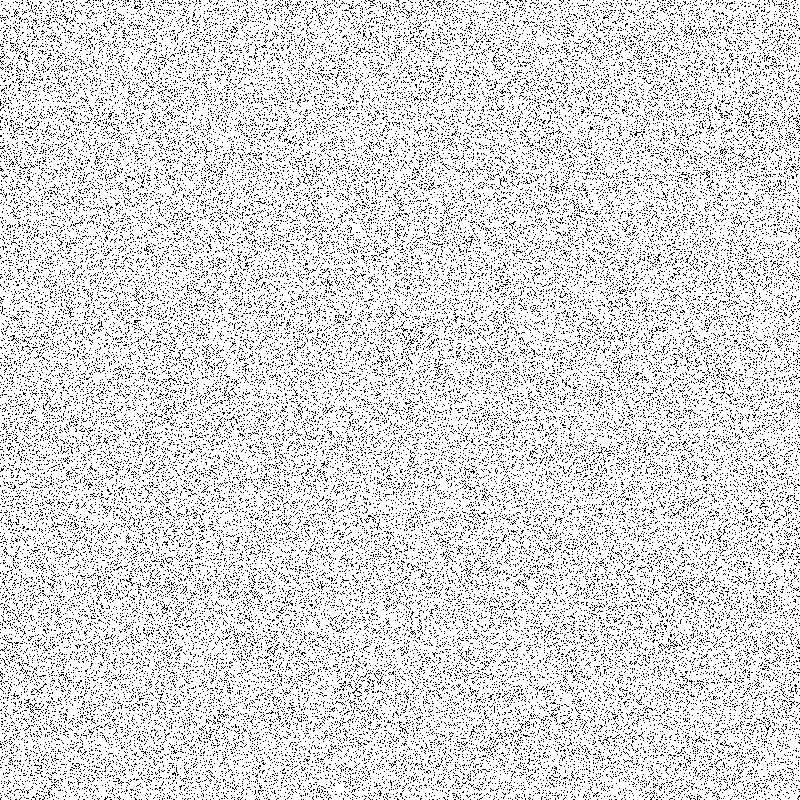
Frame 1 (no input)
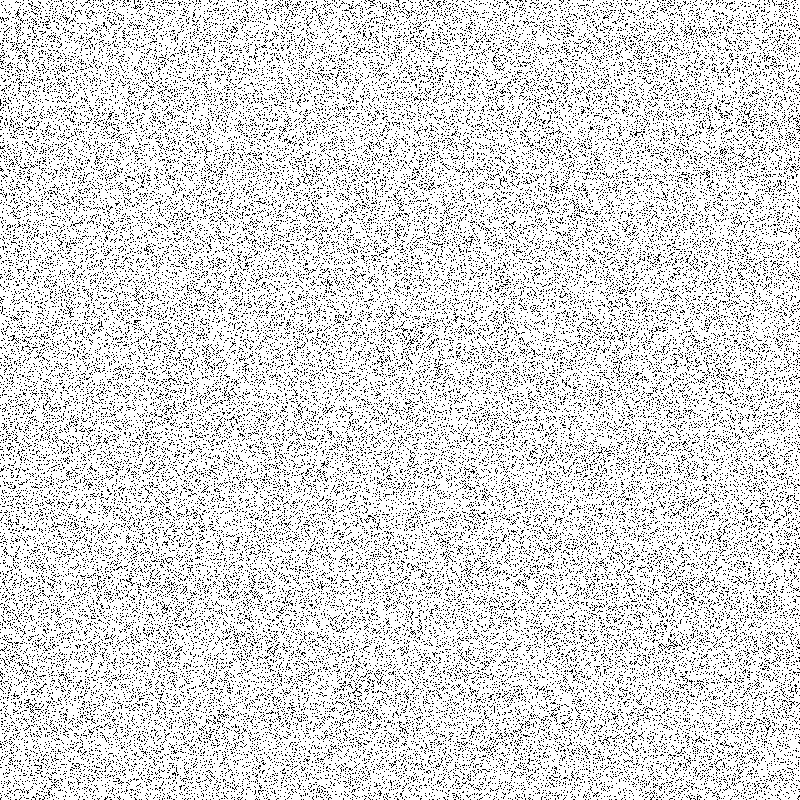
Frame 60 (the mouse pressed at the canvas centre just before this capture)
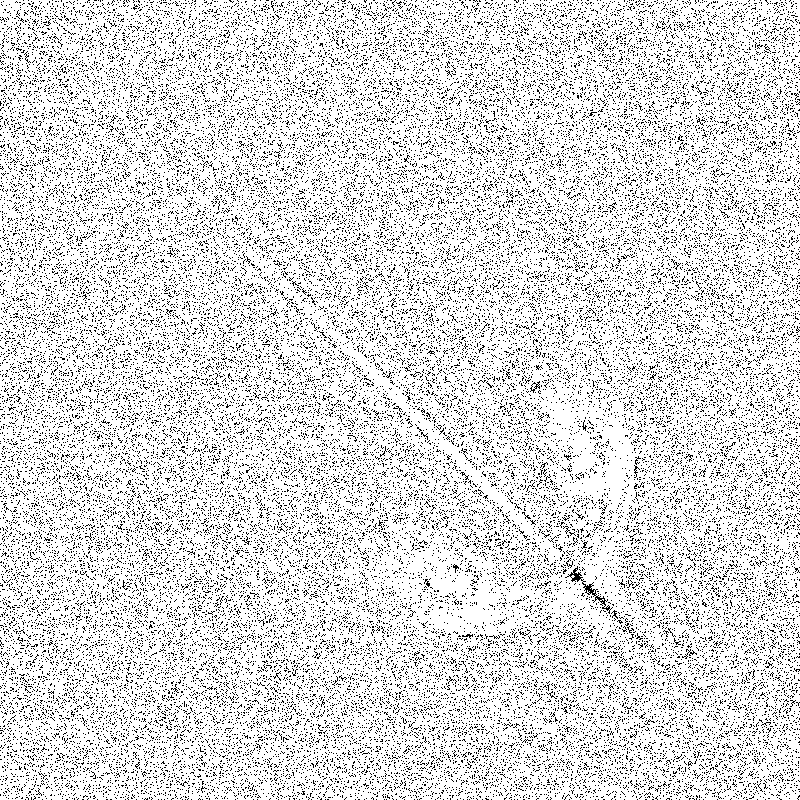
Frame 120 (the mouse held since frame 60 and released just before this capture)

The Processing sketch that drew these frames (run headless with seeded random() and noise(); from frame 60 on, the mouse is pressed at the canvas centre):

// Processing sketch: FluidParticles
// ── FluidParticles.pde
/* OpenProcessing Tweak of *@*http://www.openprocessing.org/sketch/27653*@* */
/* !do not delete the line above, required for linking your tweak if you re-upload */
NavierStokesSolver fluidSolver;
double visc, diff, limitVelocity, vScale, velocityScale;
int numParticles;

Particle[] particles;

float agePer, change;
int eR;
boolean showGrid = false;
boolean showParticles = true;

public void setup() {

  randomSeed(20);
  fluidSolver = new NavierStokesSolver();
  frameRate(60);

  size(800, 800);
  change =0.01;
  numParticles = 100000;
  particles = new Particle[numParticles];
  visc = 0.01f;
  diff = 0.25f;
  velocityScale = 16;

  limitVelocity = 200;
  colorMode(RGB, 1.);
  stroke(1);
  fill(1);
  smooth();

  initParticles();
}

private void initParticles() {
  for (int i = 0; i < numParticles - 1; i++) {
    particles[i] = new Particle();
    particles[i].x = random(1) * width;
    particles[i].y = random(1) * height;
    particles[i].partCol = 0;
  }
}

public void draw() {

  background(1);

  handleMouseMotion();
  
  //set the speed to adjust according to fluctations in the frame rate
  double dt = 1 / frameRate;
  fluidSolver.tick(dt, visc, diff);

  stroke(color(0));
  if (showGrid) {
    drawGrid();
    drawMotionVector((float) vScale * 2);
  }
  vScale = velocityScale * 60/ frameRate;
  if (showParticles)
    drawParticles();
}

private void drawParticles() {

  int n = NavierStokesSolver.N;
  float cellHeight = height / n;
  float cellWidth = width / n;

  for (Particle p : particles) {
    if (p != null) {
      int cellX = floor(p.x / cellWidth);
      int cellY = floor(p.y / cellHeight);
      // get the fluid velocity
      float dx = (float) fluidSolver.getDx(cellX, cellY);
      float dy = (float) fluidSolver.getDy(cellX, cellY);

      //distance from particle in cell to center of cell
      float lX = p.x - cellX * cellWidth - cellWidth / 2;
      float lY = p.y - cellY * cellHeight - cellHeight / 2;

      int v, h, vf, hf;

      //if distance is greater than 0 take whatever is smaller, the total number
      //horizontal/vertical cells or the current cell + 1
      if (lX > 0) {
        v = Math.min(n, cellX + 1);
        vf = 1;
      } 
      //otherwise go in the opposite direction (cell - 1)
      else {
        v = Math.min(n, cellX - 1);
        vf = -1;
      }
      
      //same for y
      if (lY > 0) {
        h = Math.min(n, cellY + 1);
        hf = 1;
      } else {
        h = Math.min(n, cellY - 1);
        hf = -1;
      }

      //lerp the velocity applied to each particle based on its distance from the center of the cell
      float dxv = (float) fluidSolver.getDx(v, cellY); //one cell ahead or behind in X dim, current Y cell
      float dxh = (float) fluidSolver.getDx(cellX, h); //current X cell, one cell ahead or behind in Y dim
      float dxvh = (float) fluidSolver.getDx(v, h); //one cell ahead or behind in both X & Y dims
      
      //take the x distance times the x direction and divide by cell width
      float xLerpAmount = vf * lX / cellWidth;
      
      //first lerp between the actual cell velocity and the velocity of the closest cell in X dim
      float lerpX0 = lerp(dx, dxv, xLerpAmount); 
      //next lerp between the velocity of the closest cell in Y dim and the velocity of the closest cell in X & Y dims
      float lerpX1 = lerp(dxh, dxvh, xLerpAmount);
      //finally lerp between both of those
      dx = lerp(lerpX0, lerpX1, xLerpAmount);
      
      //same for y
      float yLerpAmount = hf * lY / cellHeight;
      float dyv = (float) fluidSolver.getDy(v, cellY);
      float dyh = (float) fluidSolver.getDy(cellX, h);
      float dyvh = (float) fluidSolver.getDy(v, h);
      dy = lerp(lerp(dy, dyv, yLerpAmount), lerp(dyh, dyvh, yLerpAmount), yLerpAmount);
      
      //change the particle location 
      p.x += dx * vScale;
      p.y += dy * vScale;

      if (p.x < 0 || p.x >= width) {
        p.x = random(width);
      }
      if (p.y < 0 || p.y >= height) {
        p.y = random(height);
      }
      //set the pixel to a color
      int c = color(p.partCol);
      set((int) p.x, (int) p.y, c);
    }
  }
}

private void handleMouseMotion() {
  //don't let the mouse equal 0
  mouseX = max(1, mouseX);
  mouseY = max(1, mouseY);

  //get the cell dims
  int n = NavierStokesSolver.N;
  float cellHeight = height / n;
  float cellWidth = width / n;

  //whic way is our mouse going, this is our force
  double mouseDx = mouseX - pmouseX;
  double mouseDy = mouseY - pmouseY;
  
  //cell location
  int cellX = floor(mouseX / cellWidth);
  int cellY = floor(mouseY / cellHeight);

  //returns the signum function of the argument; 
  //zero if the argument is zero, 
  //1.0f if the argument is greater than zero, 
  //-1.0f if the argument is less than zero.
  //if above vel limit mult set to signum of mouse * vel limit, otherwise use mouse (i.e. -1*200 or 1*200 for direction)
  mouseDx = (abs((float) mouseDx) > limitVelocity) ? Math.signum(mouseDx) * limitVelocity : mouseDx;
  mouseDy = (abs((float) mouseDy) > limitVelocity) ? Math.signum(mouseDy) * limitVelocity : mouseDy;

  //apply force
  fluidSolver.applyForce(cellX, cellY, mouseDx, mouseDy);
}

private void drawMotionVector(float scale) {
  int n = NavierStokesSolver.N;
  float cellHeight = height / n;
  float cellWidth = width / n;
  for (int i = 0; i < n; i++) {
    for (int j = 0; j < n; j++) {
      float dx = (float) fluidSolver.getDx(i, j);
      float dy = (float) fluidSolver.getDy(i, j);

      float x = cellWidth / 2 + cellWidth * i;
      float y = cellHeight / 2 + cellHeight * j;
      dx *= scale;
      dy *= scale;

      line(x, y, x + dx, y + dy);
    }
  }
}

private void drawGrid() {
  int n = NavierStokesSolver.N;
  float cellHeight = height / n;
  float cellWidth = width / n;
  for (int i = 1; i < n; i++) {
    line(0, cellHeight * i, width, cellHeight * i);
    line(cellWidth * i, 0, cellWidth * i, height);
  }
}

public class Particle {
  public float x;
  public float y;
  public color partCol;
}

void keyPressed() {
  if (key=='g') {
    showGrid=!showGrid;
  }
  if (key=='p') {
    showParticles=!showParticles;
  }
}
// ── NavierStokesSolver.pde
/**
 * Java implementation of the Navier-Stokes-Solver from
 * http://www.dgp.toronto.edu/people/stam/reality/Research/pdf/GDC03.pdf
 *
 * further info here (GPU implementation): http://developer.download.nvidia.com/books/HTML/gpugems/gpugems_ch38.html
 */
public class NavierStokesSolver {
  final static int N = 25;
  final static int SIZE = (N + 2) * (N + 2);
  //arrays for density and velocity
  double[] u = new double[SIZE];
  double[] v = new double[SIZE];
  double[] u_prev = new double[SIZE];
  double[] v_prev = new double[SIZE];
  double[] dense = new double[SIZE];
  double[] dense_prev = new double[SIZE];

  public NavierStokesSolver() {
  }

  public double getDx(int x, int y) {
    return u[INDEX(x+1, y+1)];
  }

  public double getDy(int x, int y) {
    return v[INDEX(x+1, y+1)];
  }

  public void applyForce(int cellX, int cellY, double vx, double vy) {
    cellX += 1;
    cellY += 1;
    double dx = u[INDEX(cellX, cellY)];
    double dy = v[INDEX(cellX, cellY)];

    u[INDEX(cellX, cellY)] = (vx != 0) ? PApplet.lerp((float) vx, 
      (float) dx, 0.85f) : dx;
    v[INDEX(cellX, cellY)] = (vy != 0) ? PApplet.lerp((float) vy, 
      (float) dy, 0.85f) : dy;
  }

  void tick(double dt, double visc, double diff) {
    vel_step(u, v, u_prev, v_prev, visc, dt);
    dens_step(dense, dense_prev, u, v, diff, dt);
  }

  // function to get location in 1 dim. array
  // 1 dim arrays used instead of 2 for efficiency
  int INDEX(int i, int j) {
    return i + (N + 2) * j;
  }

  double[] tmp = new double[SIZE]; 
  void SWAP(double[] x0, double[] x) {
    System.arraycopy(x0, 0, tmp, 0, SIZE);
    System.arraycopy(x, 0, x0, 0, SIZE);
    System.arraycopy(tmp, 0, x, 0, SIZE);
  }

  //add density
  void add_source(double[] x, double[] s, double dt) {
    int i, size = (N + 2) * (N + 2);
    for (i = 0; i < size; i++)
      x[i] += dt * s[i];
  }

  //diffuse with neighboring cells, in the 4 primary directions
  void diffuse(int b, double[] x, double[] x0, double diff, double dt) {
    //Gauss-Seidel relaxation
    int i, j, k;
    // scaler: the speed * how much diffusion * our grid size
    double a = dt * diff * N * N;
    //do it 20 times
    for (k = 0; k < 20; k++) {
      for (i = 1; i <= N; i++) {
        for (j = 1; j <= N; j++) {
          //our current cell + a(our scaler) * the sum of the neighboring cells, divided by 5(num cells) * a(our scaler)
          x[INDEX(i, j)] = (x0[INDEX(i, j)] + a
            * (x[INDEX(i - 1, j)] + x[INDEX(i + 1, j)] + x[INDEX(i, j - 1)] + x[INDEX(
            i, j + 1)]))
            / (1 + 4 * a);
        }
      }
      set_bnd(b, x);
    }
  }
  
  //move things around through the liquid
  //trace direction back from previous time step advect(0, x, x0, u, v, dt); dense denseP xVel yVel speed
  void advect(int b, double[] d, double[] d0, double[] u, double[] v, double dt) {
    int i, j, i0, j0, i1, j1;
    double x, y, s0, t0, s1, t1, dt0;
    //speed time num cells in either direction (25)
    dt0 = dt * N;
    //loop through all cells
    for (i = 1; i <= N; i++) {
      for (j = 1; j <= N; j++) {
        //get the direction back to x & y locations one time step before
        //i.e. x = x - (change in time * vel)
        x = i - dt0 * u[INDEX(i, j)];
        y = j - dt0 * v[INDEX(i, j)];
        //bound x
        if (x < 0.5)
          x = 0.5;
        if (x > N + 0.5)
          x = N + 0.5;
        i0 = (int) x;
        //get x plus
        i1 = i0 + 1;
        //bound y
        if (y < 0.5)
          y = 0.5;
        if (y > N + 0.5)
          y = N + 0.5;
        j0 = (int) y;
        //get y plus
        j1 = j0 + 1;
        
        //bilinear interpolate the previous loc's four closest cells & set the current loc to that
        s1 = x - i0;
        s0 = 1 - s1;
        t1 = y - j0;
        t0 = 1 - t1;
        d[INDEX(i, j)] = s0 * (t0 * d0[INDEX(i0, j0)] + t1 * d0[INDEX(i0, j1)])
          + s1 * (t0 * d0[INDEX(i1, j0)] + t1 * d0[INDEX(i1, j1)]);
      }
    }
    set_bnd(b, d);
  }

  //fluid in a box
  void set_bnd(int b, double[] x) {
    int i;
    for (i = 1; i <= N; i++) {
      x[INDEX(0, i)] = (b == 1) ? -x[INDEX(1, i)] : x[INDEX(1, i)];
      x[INDEX(N + 1, i)] = b == 1 ? -x[INDEX(N, i)] : x[INDEX(N, i)];
      x[INDEX(i, 0)] = b == 2 ? -x[INDEX(i, 1)] : x[INDEX(i, 1)];
      x[INDEX(i, N + 1)] = b == 2 ? -x[INDEX(i, N)] : x[INDEX(i, N)];
    }
    x[INDEX(0, 0)] = 0.5 * (x[INDEX(1, 0)] + x[INDEX(0, 1)]);
    x[INDEX(0, N + 1)] = 0.5 * (x[INDEX(1, N + 1)] + x[INDEX(0, N)]);
    x[INDEX(N + 1, 0)] = 0.5 * (x[INDEX(N, 0)] + x[INDEX(N + 1, 1)]);
    x[INDEX(N + 1, N + 1)] = 0.5 * (x[INDEX(N, N + 1)] + x[INDEX(N + 1, N)]);
  }

  void dens_step(double[] x, double[] x0, double[] u, double[] v, double diff, 
    double dt) {
    add_source(x, x0, dt);
    SWAP(x0, x);
    diffuse(0, x, x0, diff, dt);
    SWAP(x0, x);
    advect(0, x, x0, u, v, dt);
  }

  void vel_step(double[] u, double[] v, double[] u0, double[] v0, double visc, 
    double dt) {
    add_source(u, u0, dt);
    add_source(v, v0, dt);
    SWAP(u0, u);
    diffuse(1, u, u0, visc, dt);
    SWAP(v0, v);
    diffuse(2, v, v0, visc, dt);
    project(u, v, u0, v0);
    SWAP(u0, u);
    SWAP(v0, v);
    advect(1, u, u0, u0, v0, dt);
    advect(2, v, v0, u0, v0, dt);
    project(u, v, u0, v0);
  }

  //conserve mass, any closed system mass must remain constant
  //this makes the fluid swirl
  void project(double[] u, double[] v, double[] p, double[] div) {
    int i, j, k;
    double h;
    h = 1.0 / N;
    for (i = 1; i <= N; i++) {
      for (j = 1; j <= N; j++) {
        div[INDEX(i, j)] = -0.5
          * h
          * (u[INDEX(i + 1, j)] - u[INDEX(i - 1, j)] + v[INDEX(i, j + 1)] - v[INDEX(
          i, j - 1)]);
        p[INDEX(i, j)] = 0;
      }
    }
    set_bnd(0, div);
    set_bnd(0, p);
    for (k = 0; k < 20; k++) {
      for (i = 1; i <= N; i++) {
        for (j = 1; j <= N; j++) {
          p[INDEX(i, j)] = (div[INDEX(i, j)] + p[INDEX(i - 1, j)]
            + p[INDEX(i + 1, j)] + p[INDEX(i, j - 1)] + p[INDEX(i, j + 1)]) / 4;
        }
      }
      set_bnd(0, p);
    }
    for (i = 1; i <= N; i++) {
      for (j = 1; j <= N; j++) {
        u[INDEX(i, j)] -= 0.5 * (p[INDEX(i + 1, j)] - p[INDEX(i - 1, j)]) / h;
        v[INDEX(i, j)] -= 0.5 * (p[INDEX(i, j + 1)] - p[INDEX(i, j - 1)]) / h;
      }
    }
    set_bnd(1, u);
    set_bnd(2, v);
  }
}
